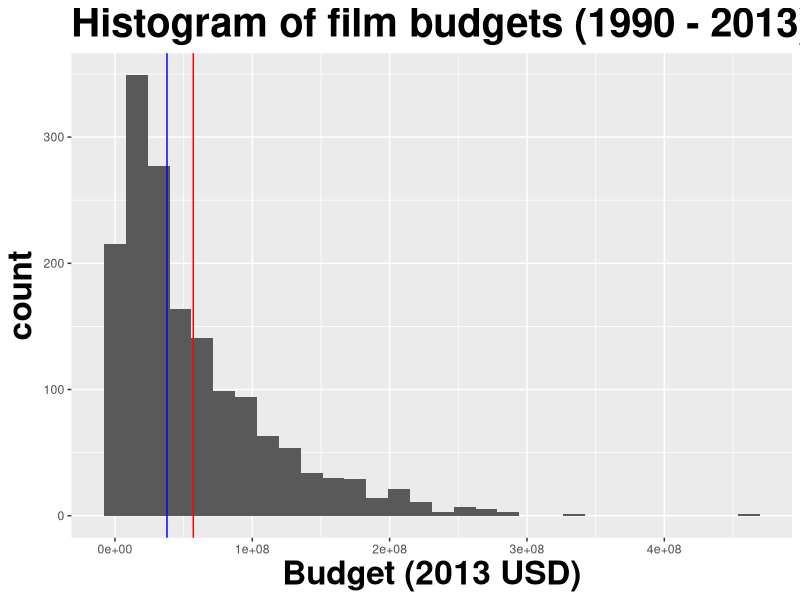
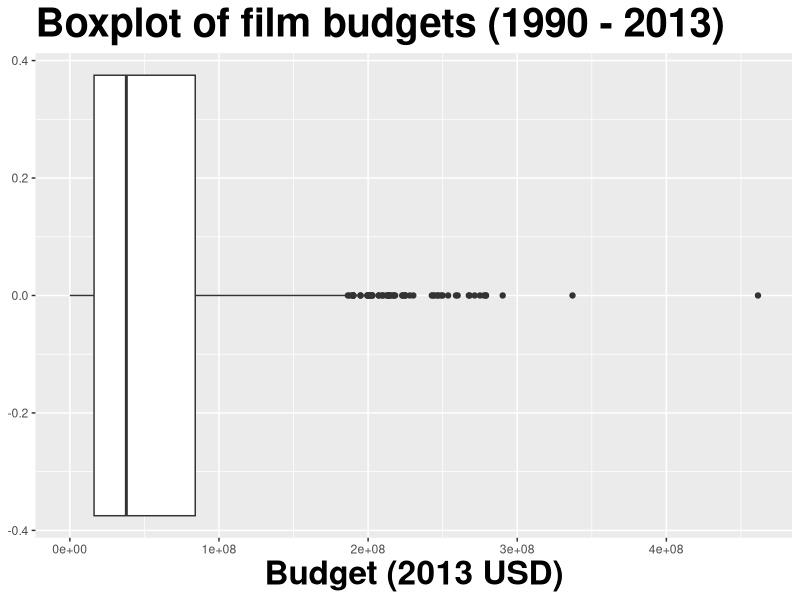
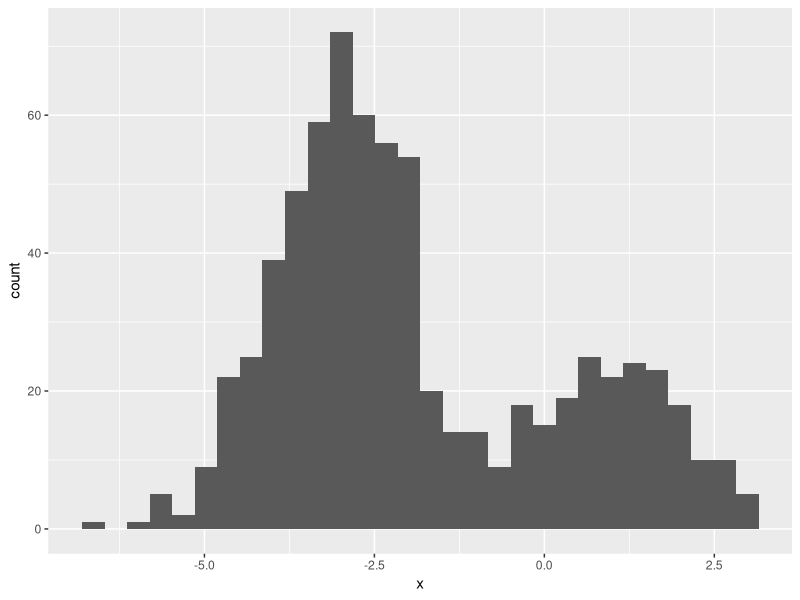
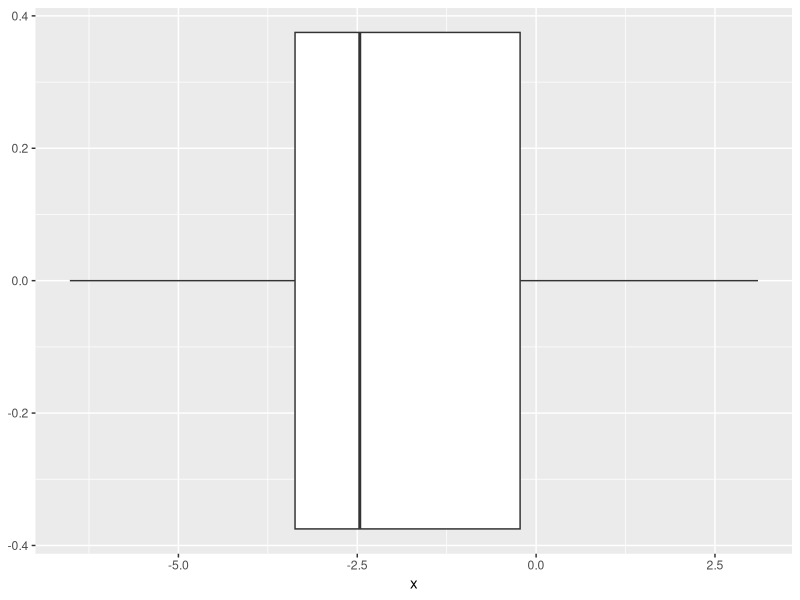
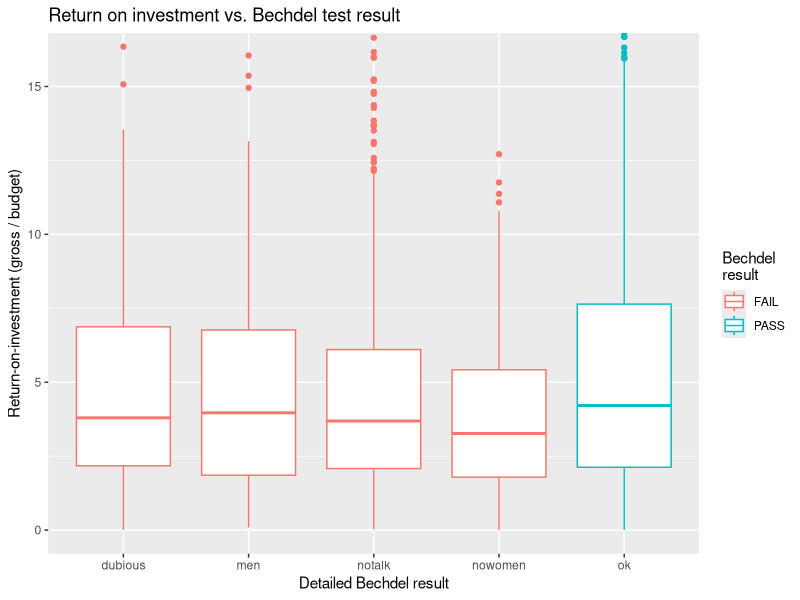
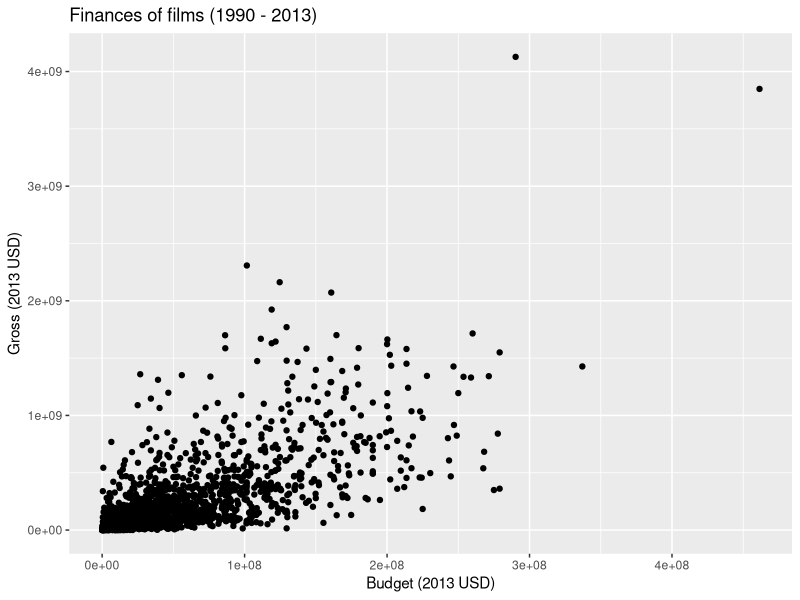

Generate these figures, in order, with R:
## ---- chunk 1
#| include: false
library(tidyverse)
bechdel <- read_csv("data/bechdel.csv")
## ---- chunk 2
#| echo: false
#| warning: false
#| message: false
#| fig-asp: 0.7

ggplot(bechdel, aes(x = budget_2013)) + 
  geom_histogram() + 
  labs(x = "Budget (2013 USD)",
       title = "Histogram of film budgets (1990 - 2013)") + 
  geom_vline(xintercept = mean(bechdel$budget_2013, na.rm = T), color = "red") + 
  geom_vline(xintercept = median(bechdel$budget_2013, na.rm = T), color = "blue") + 
  theme(title = element_text(size = 24, face = "bold"))
## ---- chunk 3
#| echo: false
#| warning: false
#| message: false
#| fig-asp: 0.7

ggplot(bechdel, aes(x = budget_2013)) + 
  geom_boxplot() + 
  labs(x = "Budget (2013 USD)",
       title = "Boxplot of film budgets (1990 - 2013)") + 
  theme(title = element_text(size = 24, face = "bold"))
## ---- chunk 4
#| echo: false
#| warning: false
#| message: false
#| fig-asp: 0.7

set.seed(34567)
df <- tibble(x = c(rnorm(500, -3, 1), rnorm(200, 1, 1)))

ggplot(df, aes(x = x)) + 
  geom_histogram()
## ---- chunk 5
#| echo: false
#| warning: false
#| message: false
#| fig-asp: 0.7

ggplot(df, aes(x = x)) + 
  geom_boxplot()
## ---- chunk 6
#| echo: false
#| warning: false
#| fig-align: center
ggplot(bechdel, aes(x = clean_test, y = roi, color = binary)) +
  geom_boxplot() +
  labs(
    title = "Return on investment vs. Bechdel test result",
    x = "Detailed Bechdel result",
    y = "Return-on-investment (gross / budget)",
    color = "Bechdel\nresult"
  ) +
  coord_cartesian(ylim = c(0, 16))
## ---- chunk 7
#| echo: false
#| warning: false
#| fig-align: center
#| fig-width: 9
#| fig-height: 4
ggplot(bechdel, aes(x = budget_2013, y = gross_2013)) + 
  geom_point() + 
  labs(x = "Budget (2013 USD)",
       y = "Gross (2013 USD)",
       title = "Finances of films (1990 - 2013)")
## ---- chunk 8
bechdel |> # <1>
  filter(roi > 400) |> # <2>
  select(title, roi, budget_2013, gross_2013, year, clean_test) # <3>
## ---- chunk 9
sum(1, 2)
## ---- chunk 10
1 |> 
  sum(2)
## ---- chunk 11
select(filter(bechdel, roi > 400), title)
## ---- chunk 12
bechdel |>
  filter(roi > 400) |>
  select(title)
## ---- chunk 13
bechdel
## ---- chunk 14
bechdel |>
  filter(binary == "PASS")
## ---- chunk 15
bechdel |>
  filter(binary == "PASS") |>
  arrange(desc(roi))
## ---- chunk 16
bechdel |>
  filter(binary == "PASS") |>
  arrange(desc(roi)) |>
  select(title, roi)
